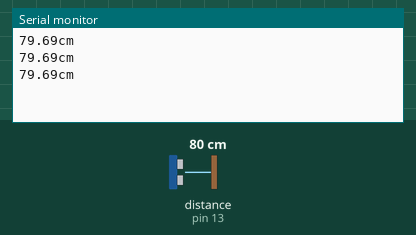
Simulated run of this sketch. Board: Arduino Uno, built with avr-gcc and run on an emulated ATmega328P. Shown: the last lines printed to the serial monitor. Wiring (inferred from the names in the program): ultrasonic range finder: trigger pin 12; echo pin 13. The test bench sets the inputs (shaded band); at power-on: distance to the obstacle (sensor on pin 13) 80 cm. The echo pulse lasts 58.3 µs per cm.

Above: at 1.3 s.
1.4 s: distance to the obstacle (sensor on pin 13) set to 2 cm
At 1.9 s:
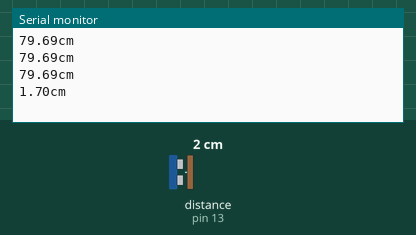
2.9 s: distance to the obstacle (sensor on pin 13) set to 4 cm
At 3.4 s:
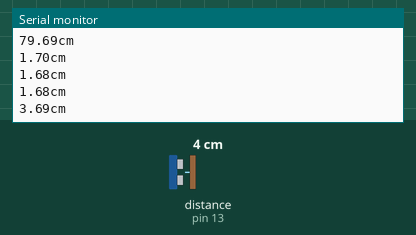
Timing chart, 0 to 5.9 s (numbered marks = the images above; inputs shaded):
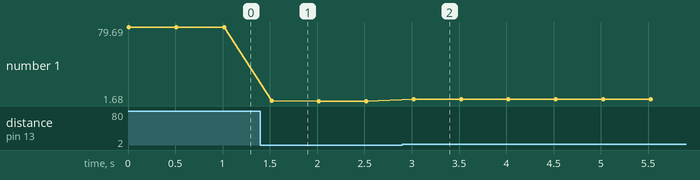

Measured:
- after the input at 1.4 s, the serial monitor: prints a new line after 0.12 s (image 1)
- after the input at 2.9 s, the serial monitor: prints a new line after 0.12 s (image 2)
- plotted number 1: 79.69 → 1.68 after the input at 1.4 s, 1.68 → 3.69 after the input at 2.9 s

The sketch:

HC-SR04_ArduinoUNO_Demo.ino
```cpp
/////////////HC-SR04引脚接线//////////////
//HC-SR04丝印标识----------ArduinoUNO主板引脚
//           GND----------GND
//           VCC----------5V
//          Trig----------12
//          Echo----------13
//HC-SR04丝印标识----------ArduinoUNO主板引脚

//设定HC-SR04连接的Arduino引脚
#define TrigPin 12
#define EchoPin 13

double distance; //定义距离变量

void setup()
{
  //初始化串口通信及连接SR04的引脚
  Serial.begin(9600);
  pinMode(TrigPin, OUTPUT); //超声波发射端
  pinMode(EchoPin, INPUT); //超声波接收端
}
void loop()
{
  //产生一个10us的高脉冲去触发TrigPin，发送8个40KHz的超声波脉冲
  digitalWrite(TrigPin, LOW);
  delayMicroseconds(2);
  digitalWrite(TrigPin, HIGH);
  delayMicroseconds(10);
  digitalWrite(TrigPin, LOW);

  //pulseIn(A, H)函数,A为引脚名称，H为电平HIGH/LOW，用于检测引脚A电平H的持续时间t，单位为us
  //t为超声波模块Trig发射超声波到Echo接收超声波之间的时间
  //则距离distance=v*（t/1000）/2=0.01715*t=t/58.3，v=34300cm/s（音速），1s=100000us，2是因为t是来回时间
  distance = pulseIn(EchoPin, HIGH) / 58.3;
  Serial.print(distance);
  Serial.print("cm");
  Serial.println();
  delay(500);
}
```
